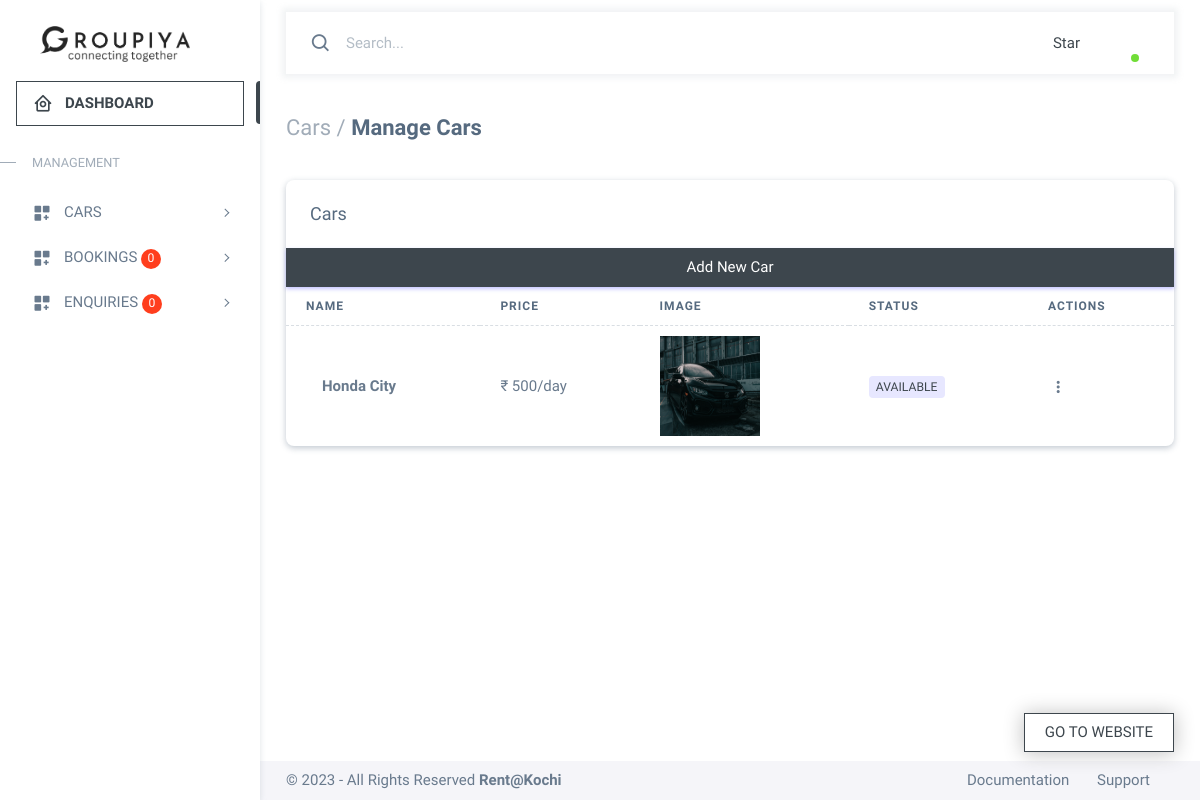
/owner/manage-cars (signed in), run on the app's committed database.
### customer/models.py (models this page shows, shortened)
class Car(models.Model):
    name=models.CharField(max_length=250,null=True)
    brand=models.CharField(max_length=100,null=True)
    price=models.PositiveIntegerField(null=True)
    description=models.TextField(null=True)
    capacity=models.PositiveIntegerField(null=True)
    color=models.CharField(max_length=100,null=True)
    trans_options=(('manual','manual'),
                   ('automatic','automatic'))
    transmission=models.CharField(max_length=25,null=True,choices=trans_options)
    options=(('available','available'),
             ('un-available','un-available'),
             ('on-service','on-service'),)
    status=models.CharField(max_length=25,choices=options,default="available")
    mileage=models.PositiveIntegerField(null=True)
    fuel=models.CharField(max_length=30,null=True)
    image=models.ImageField(null=True,upload_to="images/cars/")
    features=models.ManyToManyField(CarFeature)
    created=models.DateTimeField(auto_now_add=True)

### accounts/decorators.py (the view)
    def wrapper(request,*args,**kwargs):
        if request.user.is_anonymous:
            messages.success(request,"Sorry! You are not logged in")
            return redirect("login")
        elif request.user.is_superuser | request.user.is_owner:
            return fn(request,*args,**kwargs)
        else:
            messages.success(request,"Sorry! Access denied")
            return redirect("login")

### customer/models.py (called while the page is built)
    def __str__(self):
        return self.name

### owner/context_processors.py (called while the page is built)
def enquiries_context(request):
    enquiries = Contact.objects.filter(status="new").count()
    context = {"new_enquiries":enquiries}
    return context

def bookings_context(request):
    bookings = Booking.objects.filter(status="booked").count()
    context = {"new_bookings":bookings}
    return context

### owner/views.py (called while the page is built, shortened)
@signin_required
def manage_cars(request):
    template="manage-cars.html"
    cars=Car.objects.all()
    if request.method=='GET':
        form=CarForm()
        return render(request,template,{'cars':cars,'form':form})

### owner/templates/manage-cars.html (shortened to what this page needs)
{%extends 'base1.html'%}
{%block body%}
<div class="content-wrapper">
    <div class="container-xxl flex-grow-1 container-p-y">
      <h4 class="fw-bold py-3 mb-4"><span class="text-muted fw-light">Cars /</span> Manage Cars</h4>
      <div class="card">
        <h5 class="card-header">Cars</h5>
        <button type="button" class="btn btn-primary" data-bs-toggle="modal" data-bs-target="#largeModal">Add New Car</button>
        <div class="table-responsive text-nowrap">
          <table class="table">
            <thead>
              <tr>
                <th>Name</th>
                <th>Price</th>
                <th>Image</th>
                <th>Status</th>
                <th>Actions</th>
              </tr>
            </thead>
            <tbody class="table-border-bottom-0">
                {%if cars%}
                {%for car in cars%}
              <tr>
                <td> <strong>{{car.name}}</strong></td>
                <td>₹ {{car.price}}/day</td>
                <td>{%if car.image%} <a href="{{car.image.url}}" target="blank"><img src="{{car.image.url}}" alt="" style="height:100px;width:100px"></a> {%endif%}</td>
                <td>
                    {%if car.status == 'available'%}
                    <span class="badge bg-label-primary me-1">Available</span>
                    {%elif car.status == 'un-available'%}
                    <span class="badge bg-label-warning me-1">Un-Available</span>
                    {%else%}
                    <span class="badge bg-label-warning me-1">On-Service</span>
                    {%endif%}
                </td>
                <td>
                  <div class="dropdown">
                    <button type="button" class="btn p-0 dropdown-toggle hide-arrow" data-bs-toggle="dropdown">
                      <i class="bx bx-dots-vertical-rounded"></i>
                    </button>
                  </div>
                </td>
              </tr>
                {%endfor%}
                {%endif%}
            </tbody>
          </table>
        </div>
      </div>
    </div>
</div>
{%endblock%}

### static/owner/css/theme-default.css (style rules this page uses)
.bg-label-primary { background-color: #e7e7ff !important; color: #3D464D !important; }
.btn-primary { color: #fff; background-color: #3D464D ; border-color: #3D464D ; box-shadow: 0 0.125rem 0.25rem 0 rgba(105, 108, 255, 0.4); }
a { color: #3D464D ; }

### data on the page
Car: name "Honda City", price "500", image (picture), status "AVAILABLE"

### other printed values
{{ new_bookings }} "0"
{{ new_enquiries }} "0"
